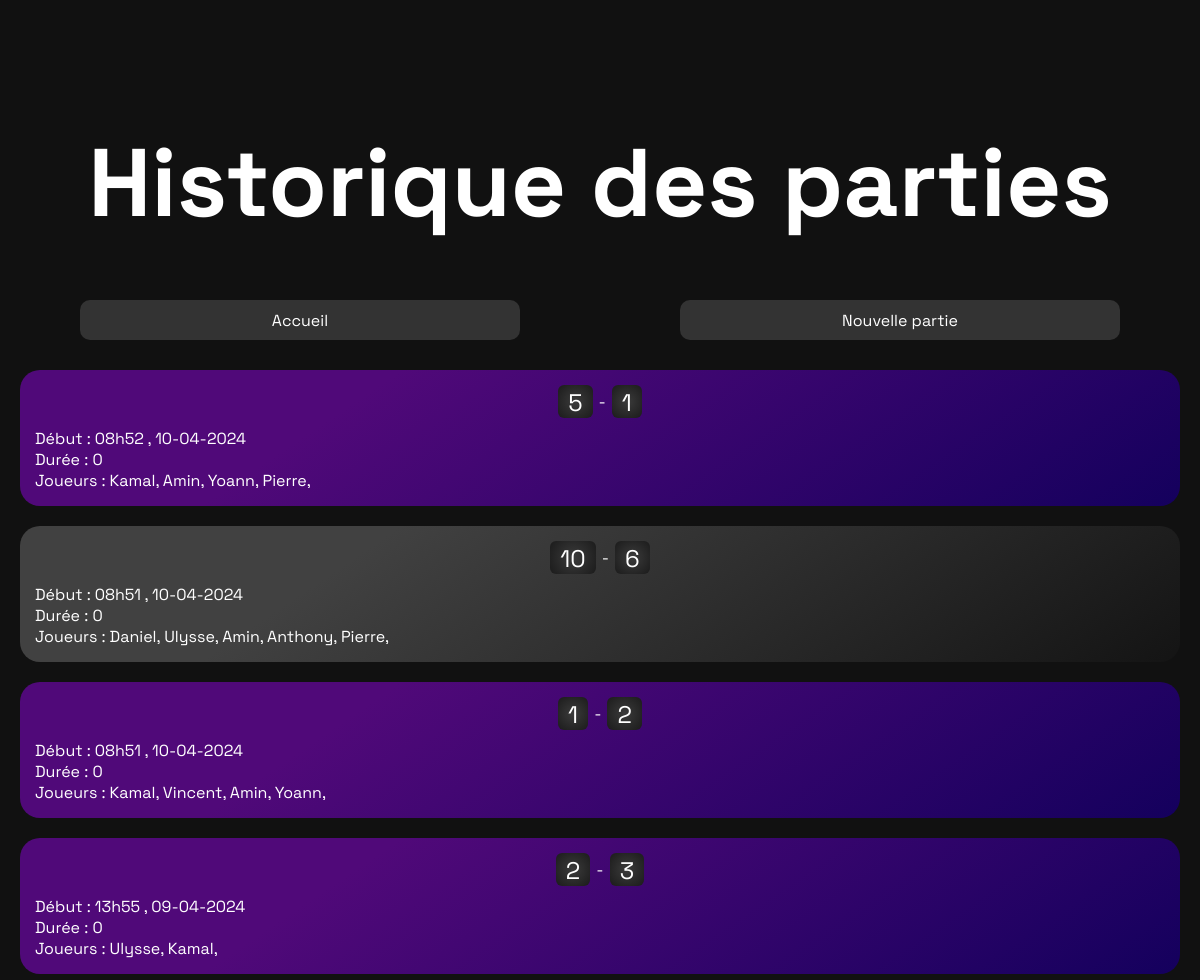
Before: /games (upper part) with the older database file.
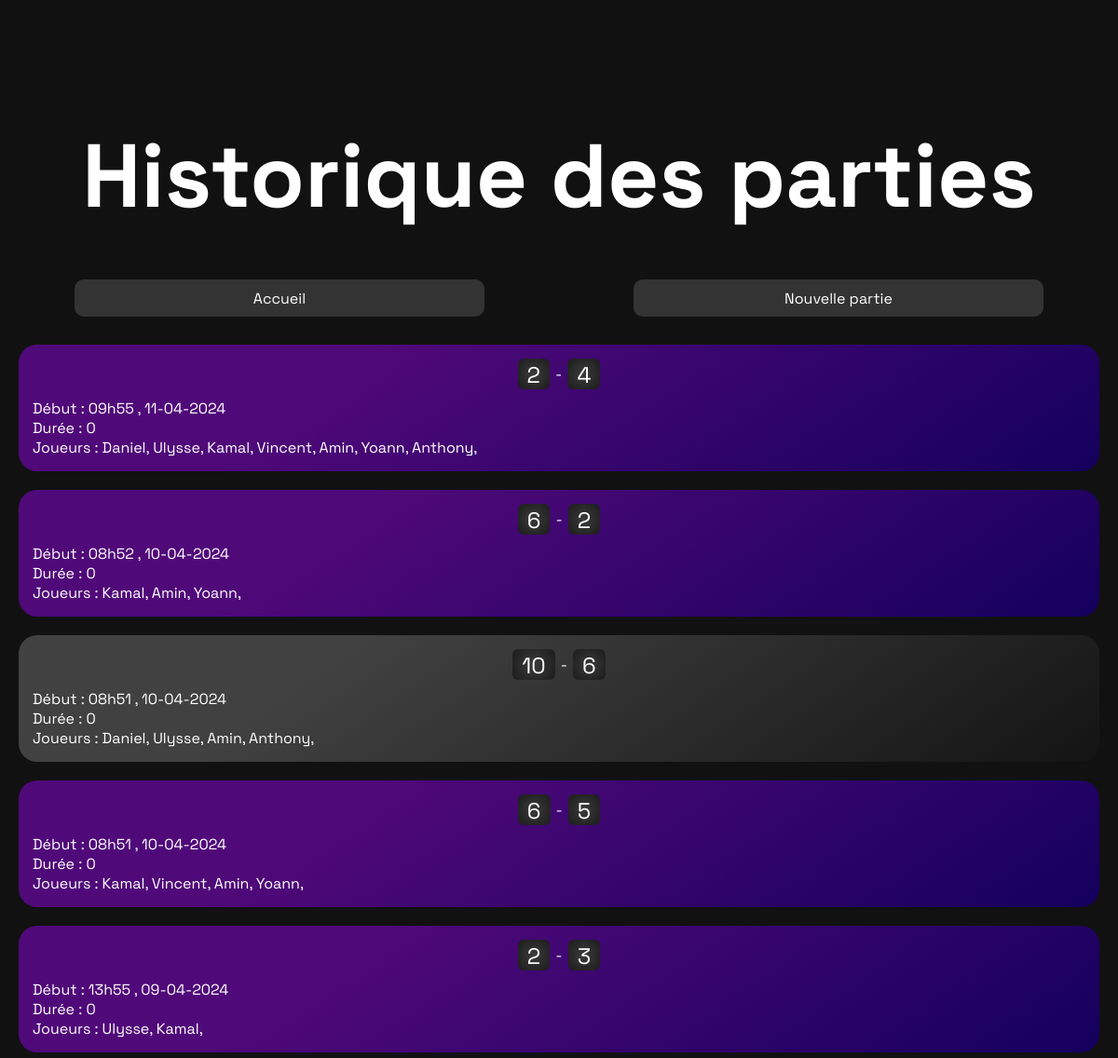
After: the same page with the newer database file.
### models.py (models this page shows, shortened)
class Game(Base):
    __tablename__ = 'games'
    id = Column(Integer, primary_key=True)
    created_at = Column(DateTime, default=datetime.utcnow)
    duration = Column(Integer, default=0)
    users = relationship('GamesUsers', back_populates='game')
    white_score = Column(Integer, default=0)
    black_score = Column(Integer, default=0)
    finished = Column(Boolean, default=False)

class GamesUsers(Base):
    __tablename__ = 'games_users'
    game_id = Column(ForeignKey('games.id'), primary_key=True)
    user_id = Column(ForeignKey('users.id'), primary_key=True)
    team = Column(Integer)
    game = relationship('Game', back_populates='users')
    user = relationship('User', back_populates='games')

class User(Base):
    __tablename__ = 'users'
    id = Column(Integer, primary_key=True)
    username = Column(String(50), unique=True)
    matches = Column(Integer, default=0)
    goals_total = Column(Integer, default=0)
    bounce_out_total = Column(Integer, default=0)
    games = relationship('GamesUsers', back_populates='user')

### controllers.py (the view)
@app.route("/games", methods=["GET"])
def get_all_games():
    games = Game.query.all()
    return render_template("game/list.html", games=reversed(games))

### templates/game/list.html (shortened to what this page needs)
{% extends "base.html" %}
{% block head %}
{{ super() }}
{% endblock %}
{% block content %}
<h1 class="mainTitle">Historique des parties</h1>
<div class="mainContainer">
    <div class="actionMenu">
        <a class="menuBtn" href="{{ url_for('index')}}">Accueil</a>
        <a class="menuBtn" href="{{ url_for('new_game')}}">Nouvelle partie</a>
    </div>
    <ul class="gameCarousel">
        {% for game in games %}
        {% if game.finished == False %}
        <li class="gameCard">
            <a class="cardBtn" href="{{ url_for('play_game', game_id=game.id) }}">
                <div class="score">
                    <div class="scoreNumber">{{ game.white_score }}</div>
                    <div class="scoreSeparator">-</div>
                    <div class="scoreNumber">{{ game.black_score }}</div>
                </div>
                <p>Début : {{ game.created_at.strftime('%Hh%M , %d-%m-%Y') }}</p>
                <p>Durée : {{ game.duration }}</p>
                <p>
                    Joueurs :
                    {% for assoc in game.users %}
                    {{ assoc.user.username }},
                    {% endfor %}
                </p>
            </a>
        </li>
        {% else %}
        <li class="gameCard" style="background: linear-gradient(326deg, rgb(20, 20, 20) 0%, rgb(65, 65, 65) 72%);">
            <div class="score">
                <div class="scoreNumber">{{ game.white_score }}</div>
                <div class="scoreSeparator">-</div>
                <div class="scoreNumber">{{ game.black_score }}</div>
            </div>
            <p>Début : {{ game.created_at.strftime('%Hh%M , %d-%m-%Y') }}</p>
            <p>Durée : {{ game.duration }}</p>
            <p>
                Joueurs :
                {% for assoc in game.users %}
                {{ assoc.user.username }},
                {% endfor %}
            </p>
        </li>
        {% endif %}
        {% endfor %}
    </ul>
</div>
{% endblock %}

Changed rows visible on the page:
removed GamesUsers: user.username "Pierre", shown under Game (number 3 of 5 on the later page)
added Game: white_score "2", black_score "4", created_at "09h55 , 11-04-2024", duration "0", GamesUsers (user.username "Amin")
added GamesUsers: user.username "Daniel", shown under "2"
added GamesUsers: user.username "Ulysse", shown under "2"
added GamesUsers: user.username "Kamal", shown under "2"
added GamesUsers: user.username "Vincent", shown under "2"
added GamesUsers: user.username "Yoann", shown under "2"
added GamesUsers: user.username "Anthony", shown under "2"
changed Game (number 2 of 5 on the later page): white_score "5" → "6"; black_score "1" → "2"; loses GamesUsers (user.username "Pierre")
changed Game (number 4 of 5 on the later page): white_score "1" → "6"; black_score "2" → "5"
